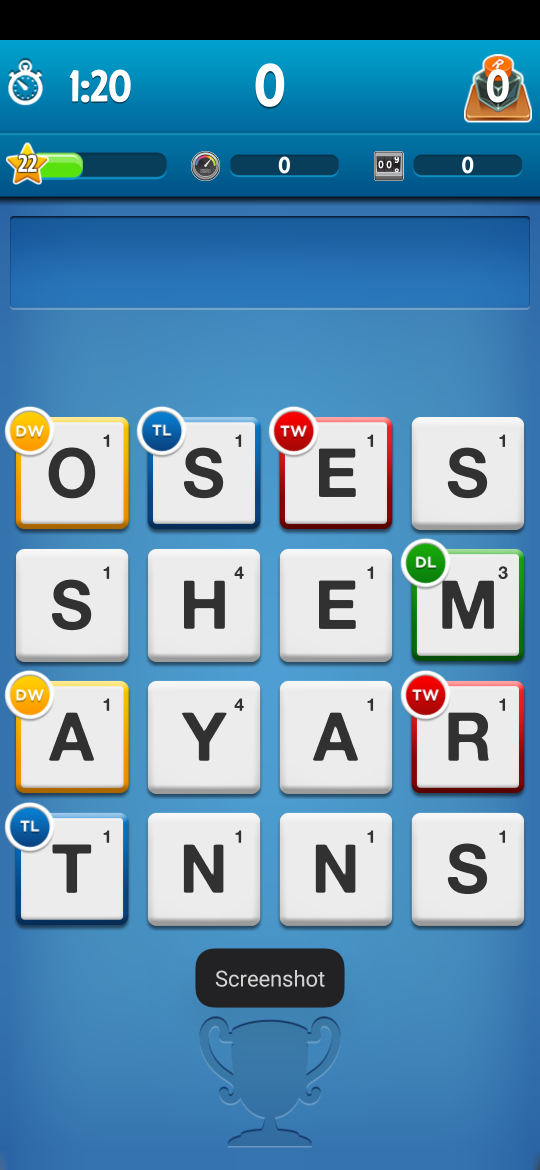
#> input picture ruzzletest.png, 1080 x 2340 px (shown at 1/2 size)
$ python ruzzle_player.py
#> lines starting #> are read from the running program, lines starting #| are printed output that depends on the picture
### board_ocr.py
"""
A class for grabbing information about a ruzzle board screenshot.

Constants are defined in config.py and vary for each device. A pretrained
pytesseract model is also required; this should be stored as
/usr/share/tesseract-ocr/4.00/tessdata/Alte.traineddata. Alte is used because
it most nearly matches the font used in Ruzzle. If DEBUG is enabled in config.py,
all 16 crops will be stored in MAIN_DIR with names of the format 'xy.png'. This
is useful for finding the values of constants for cropping, since pytesseract can
be inaccurate when the letters are improperly cropped.

Author: David Chen
"""
import config as cf
from PIL import Image
import pytesseract
from pathlib import Path


class BoardOCR:

    def __init__(self, file_path=cf.MAIN_DIR / cf.PATH_TO_IMG):
        """ Opens the screenshot, then gets letters and multipliers """
        self.image = Image.open(file_path)
#> self.image is the input picture: PIL image 1080x2340 RGBA; mean R, G, B, A 98.3, 144.3, 174.6, 255
        self.board = self.get_board()
        self.word_mults = self.get_mults()

    def get_board(self):
        """ Crops the 16 letters and stores values """
        board = [[None] * 4 for _ in range(4)]
        for x in range(4):
            for y in range(4):
                left = cf.CHAR_X0 + x * cf.GAP_X
                right = left + cf.CHAR_WIDTH
                top = cf.CHAR_Y0 + y * cf.GAP_Y
                bottom = top + cf.CHAR_HEIGHT
                imcrop = self.image.crop((left, top, right, bottom))
                if cf.DEBUG:
                    imcrop.save(f'{x}{y}.png')
                char = pytesseract.image_to_string(imcrop, lang=cf.LANG, config=cf.OCR_CONFIG)
                board[y][x] = char
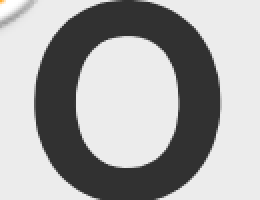
#> imcrop: PIL image 130x100 RGBA (shown 2 times larger); mean R, G, B, A 166.6, 166.6, 166.5, 255
#> after the loop, board = 4 items

        return board

    # [34 lines left out: functions get_mults, distance, get_multiplier, not called in this run]

    def get_info(self):
        """ Returns all information about the board """
        return self.board, self.word_mults


# [3 lines that do not run on import are left out]

### ruzzle_player.py
"""
A program to solve Ruzzle boards and write gesture commands to a file

Ensure that the files for BoardOCR, BoardSolver, and CommandWriter are in the
same directory.

Author: David Chen
"""
from board_ocr import BoardOCR
from board_solver import BoardSolver
from command_writer import CommandWriter

if __name__ == '__main__':
#> (the run stopped early here; a loop or call above may not have finished)
